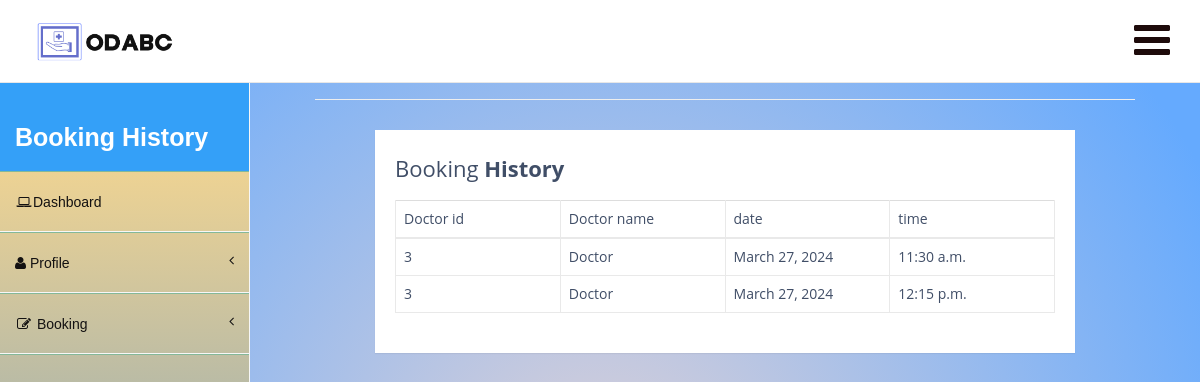
Before: /bookinghistory/ (signed in) with the older database file.
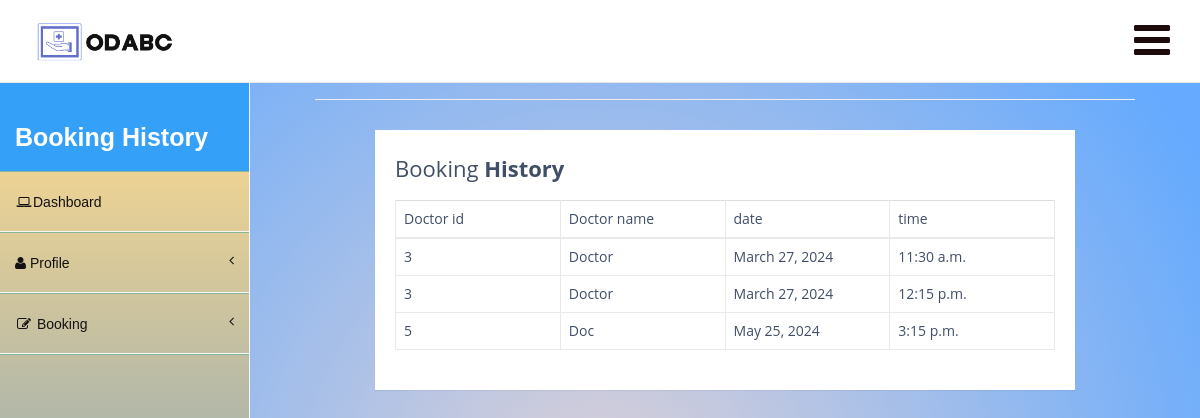
After: the same page with the newer database file.
### ODBS/models.py (models this page shows, shortened)
class appointment(models.Model):
    appid=models.BigAutoField(primary_key=True)
    patid=models.ForeignKey(Patient,on_delete=models.CASCADE,null=True)
    docid=models.ForeignKey(Doctor,on_delete=models.CASCADE,null=True)
    date=models.DateField(max_length=50,null=True)
    starttime=models.TimeField(max_length=50,null=True)
    status=models.CharField(max_length=50,default="Pending")

class Doctor(models.Model):
    user=models.ForeignKey(User,on_delete=models.CASCADE)
    docid=models.BigAutoField(primary_key=True)
    contactno=models.CharField(max_length=50,null=True)
    qualification=models.CharField(max_length=50,null=True)
    specialist=models.CharField(max_length=50,null=True)
    day1=models.CharField(max_length=10,null=True)
    day2=models.CharField(max_length=10,null=True)
    day3=models.CharField(max_length=10,null=True)
    time1=models.CharField(max_length=10,null=True)
    time2=models.CharField(max_length=10,null=True)
    time3=models.CharField(max_length=10,null=True)
    dept=models.CharField(max_length=10,null=True)
    def __str__(self):
        return str(self.pk)

### ODBS/views.py (the view)
# urls.py: path('bookinghistory/', bookinghistory,name="bookinghistory"),
def bookinghistory(request):
    user=request.user
    pid=Patient.objects.get(user=user).patid
    app=appointment.objects.filter(patid=pid)
    return render(request,"bookinghistory.html",locals())

### ODBS/Templates/bookinghistory.html (shortened to what this page needs)
<!DOCTYPE html>
<html>
<head>
    <link href="/static/assets/plugins/bootstrap/bootstrap.css" rel="stylesheet" />
    <link href="/static/assets/font-awesome/css/font-awesome.css" rel="stylesheet" />
    <link href="/static/assets/plugins/pace/pace-theme-big-counter.css" rel="stylesheet" />
  <link href="/static/assets/css/style.css" rel="stylesheet" />
      <link href="/static/assets/css/main-style.css" rel="stylesheet" />
    <link href="/static/assets/plugins/dataTables/dataTables.bootstrap.css" rel="stylesheet" />
</head>
<body>
    <div id="wrapper">
        <nav class="navbar navbar-default navbar-fixed-top" role="navigation" id="navbar">
            <div class="navbar-header">
                <a class="navbar-brand" href="index.html">
                    <img src="/static/assets/img/logo.png" alt="" />
                </a>
            </div>
            <ul class="nav navbar-top-links navbar-right">
                <li class="dropdown">
                    <a class="dropdown-toggle" data-toggle="dropdown" href="#">
                        <i class="fa fa-bars fa-3x"></i>
                    </a>
                </li>
            </ul>
        </nav>
        <nav class="navbar-default navbar-static-side" role="navigation">
            <div class="sidebar-collapse">
                <ul class="nav" id="side-menu">
                    <li>
                        <div class="user-section">
                            <div class="user-section-inner">
                            </div>
                            <div class="user-info">
                                <div><strong>Booking History</strong></div>
                            </div>
                        </div>
                    </li>
                    <li class="">
                        <a href="/patienthome"><i class="fa fa-laptop fa-fw"></i>Dashboard</a>
                    </li>
                    <li>
                        <a href="#"><i class="fa fa-user"></i> Profile<span class="fa arrow"></span></a>
                    </li>
                    <li>
                        <a href="#"><i class="fa fa-edit fa-fw"></i> Booking<span class="fa arrow"></span></a>
                            </li>
                </ul>
            </div>
        </nav>
        <div id="page-wrapper">
                <div class="col-lg-12">
                    <h1 class="page-header"></h1>
                 <div class="container-lg">
                    <div class="table-responsive">
                        <div class="table-wrapper">
                            <div class="table-title">
                                <div class="row">
                                    <div class="col-sm-6"><h2>Booking<b> History</b></h2></div>
                                </div>
                            </div>
                            <table class="table table-bordered">
                                <thead>
                                    <tr>
                                        <td>Doctor id</td>
                                        <td>Doctor name</td>
                                        <td>date</td>
                                        <td>time</td>
                                    </tr>
                                </thead>
                                <tbody>
                                    {% for i in app %}
                                        <tr>
                                            <td>{{i.docid}}</td>
                                            <td>{{i.docid.user.first_name}}</td>
                                            <td>{{i.date}}</td>
                                            <td>{{i.starttime}}</td>
                                        </tr>
                                    {%endfor%}
                                </tbody>
                            </table>
                        </div>
                    </div>
                </div>
    </div>
</body>
</html>

Changed rows visible on the page:
added appointment: docid "5", docid.user.first_name "Doc", date "May 25, 2024", starttime "3:15 p.m."
